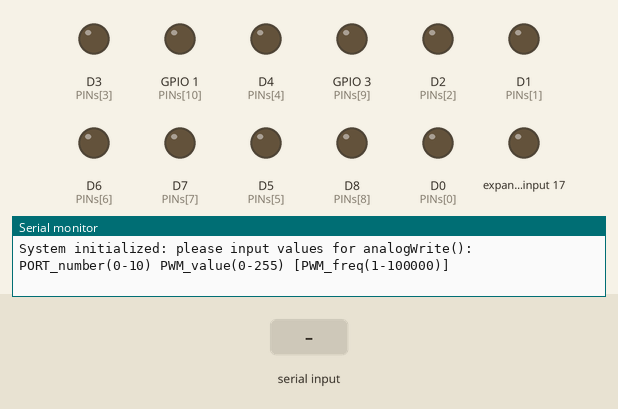
Recording of a sketch running on a simulated ESP8266 (NodeMCU). Parts: output pins drawn as LEDs (lit = HIGH), the last lines printed to the serial monitor. The test bench sets the inputs (shaded band).

Above: at 2.2 s.
2.3 s: "90,45\n" received over Serial
At 3.1 s:
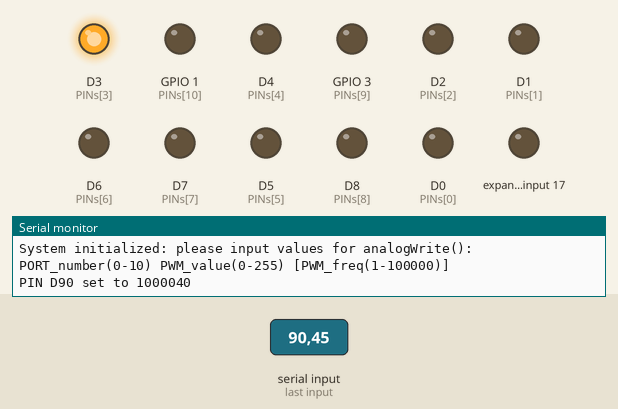
3.8 s: "30,150\n" received over Serial
At 4.3 s:
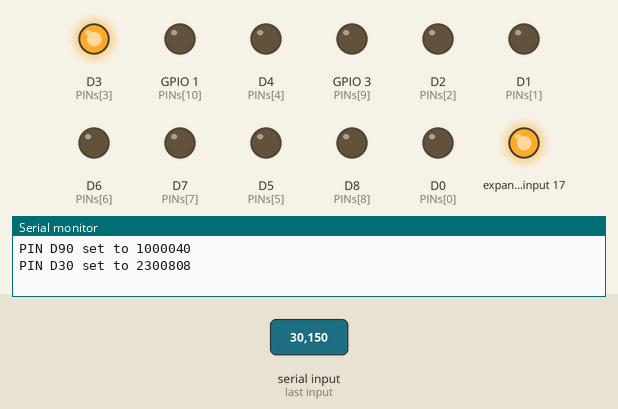
5.3 s: "5\n" received over Serial
At 6.6 s:
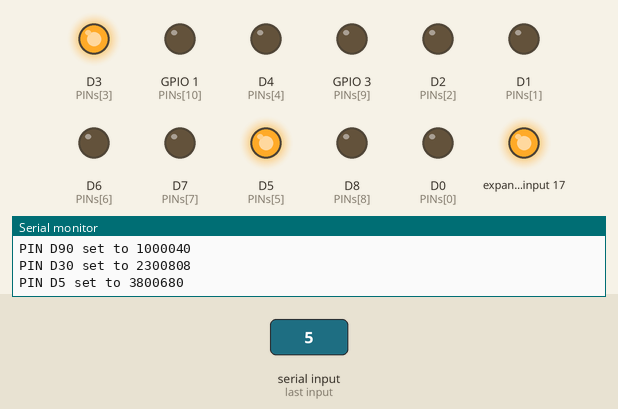
Timing chart, 0 to 8.3 s (numbered marks = the images above; inputs shaded):
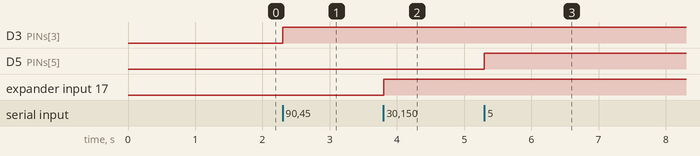

Measured:
- after the input at 2.3 s, D3 (PINs[3]): LOW → HIGH at once
- after the input at 3.8 s, expander input 17: LOW → HIGH at once
- after the input at 5.3 s, D5 (PINs[5]): LOW → HIGH at once

The sketch:

test-esp12f-pwm.ino
```cpp
char PINs[11] = {D0, D1, D2, D3, D4, D5, D6, D7, D8, D9, D10};
void setup() {
  delay(1000);
  for(int x=0; x<11; ++x){
    pinMode(PINs[x], OUTPUT);
    digitalWrite(PINs[x], 0);
  }

  Serial.begin(115200);
  Serial.println("\nSystem initialized: please input values for analogWrite(): PORT_number(0-10) PWM_value(0-255) [PWM_freq(1-100000)]");
}

char buf[512];
void loop() {
  if(Serial.available()){
    int x,y,z=0;
    Serial.readBytesUntil('\n', buf, 500);
    sscanf(buf, "%d%d%d", &x, &y, &z);
    analogWrite(PINs[x], y);
    sprintf(buf, "PIN D%d set to %d", x, y);
    Serial.println(buf);
    if(z>0){
      analogWriteFreq(z);
      Serial.print("PWM freq set to ");
      Serial.println(z);
    }
  }
}
```
